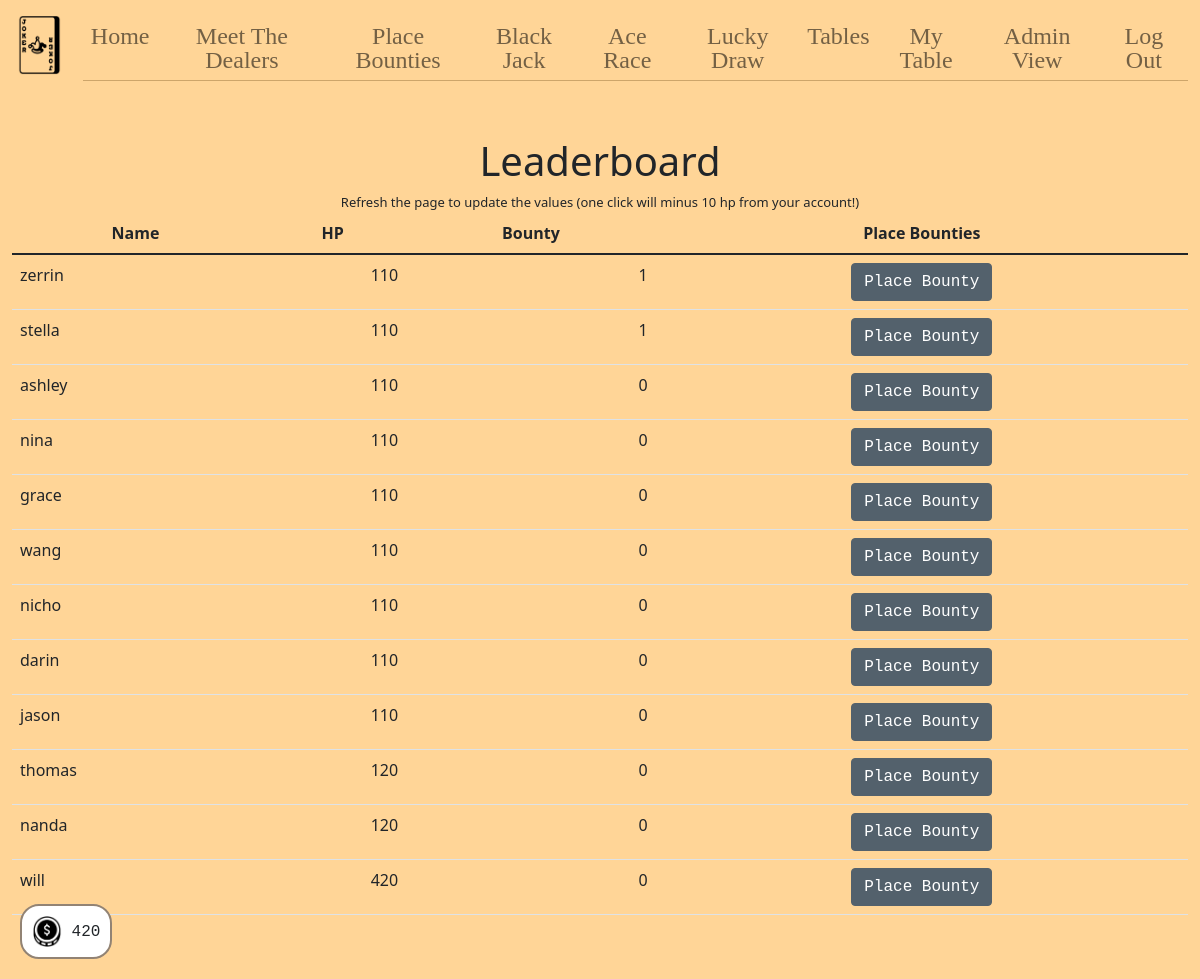
Before: /players (signed in) with the older database file.
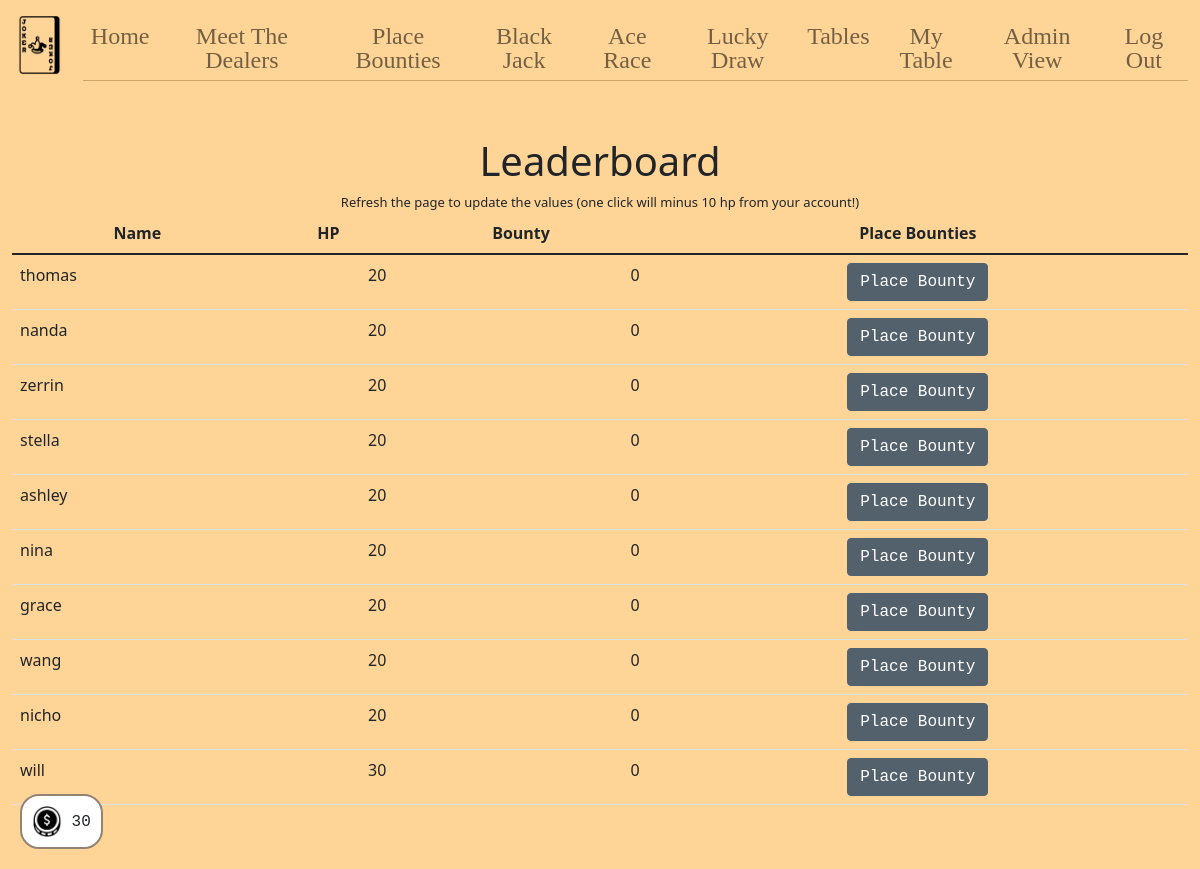
After: the same page with the newer database file.
### tables this page shows
CREATE TABLE users (
  id INTEGER PRIMARY KEY AUTOINCREMENT,
  name TEXT NOT NULL,
  hash TEXT NOT NULL,
  email TEXT,
  hp INTEGER DEFAULT 20 NOT NULL,
  bounty INTEGER DEFAULT 0 NOT NULL,
  lucky INTEGER DEFAULT 0 NOT NULL,
  playing INTEGER DEFAULT 0 NOT NULL,
  dealing INTEGER DEFAULT 0 NOT NULL,
  permission INTEGER DEFAULT 0 NOT NULL,
  poker INTEGER DEFAULT 0 NOT NULL,
  tableid INTEGER DEFAULT 0 NOT NULL
);

### app.py (the view)
@app.route("/players", methods=["GET", "POST"])
@login_required
def players():
    if request.method == "POST":
        id = int(request.form['user_id'])
        rows = db.execute("SELECT * FROM users WHERE id = ?", session["user_id"])
        if rows[0]["hp"] < 10:
            return jsonify({'success': False})
        db.execute("UPDATE users SET hp = hp - 10, lucky = lucky + 10 WHERE id = ?", session["user_id"])
        db.execute("UPDATE users SET bounty = bounty + 1 WHERE id = ?", id)
        rows = db.execute("SELECT * FROM users WHERE id = ?", session["user_id"])
        session["hp"] = rows[0]["hp"]
        hp = session["hp"]
        return jsonify({'success': True, 'hp': hp})
    else:
        players = db.execute("SELECT * FROM users ORDER BY hp")
        rows = db.execute("SELECT * FROM users WHERE id = ?", session["user_id"])
        session["hp"] = rows[0]["hp"]
        return render_template("players.html", players=players)

### app.py (called while the page is built)
@app.after_request
def after_request(response):
    response.headers["Cache-Control"] = "no-cache, no-store, must-revalidate"
    response.headers["Expires"] = 0
    response.headers["Pragma"] = "no-cache"
    return response

### helpers.py (called while the page is built)
def login_required(f):
    @wraps(f)
    def decorated_function(*args, **kwargs):
        if session.get("user_id") is None:
            return redirect("/login")
        return f(*args, **kwargs)
    return decorated_function

### templates/players.html (shortened to what this page needs)
{% extends "layout.html" %}
{% block main %}
    <h1>Leaderboard</h1>
    <div class="small">
        Refresh the page to update the values (one click will minus 10 hp from your account!)
    </div>
    <div class="table-borderless table-responsive">
    <table class="table">
        <thead>
            <tr>
                <th>Name</th>
                <th>HP</th>
                <th>Bounty</th>
                <th>Place Bounties</th>
            </tr>
        </thead>
        <tbody>
    {% for player in players %}
        <tr class="">
            <td class="text-start">{{ player["name"] }}</td>
            <td class="text-end">{{ player["hp"] }}</td>
            <td class="text-end"> {{ player["bounty"] }} </td>
            <td><button class="btn btn-primary btn-updated" onClick="placeBounty({{ player["id"] }})">Place Bounty</button></td>
        </tr>
    {% endfor %}
    </tbody>
    </table>
</div>
{% endblock %}
{% block footer %}
    <div id="value-container"><img class="img-fluid money" src="/static/money.png"> {{ session["hp"] }} </div>
{% endblock %}

### templates/layout.html (shortened to what this page needs)
<!DOCTYPE html>
<html lang="en">
    <head>
        <link href="https://cdn.jsdelivr.net/npm/bootstrap@5.1.3/dist/css/bootstrap.min.css" rel="stylesheet">
        <link href="/static/styles.css" rel="stylesheet">
        <link href="/static/popups.css" rel="stylesheet">
    </head>
    <body>
        <nav class="bg-light navbar navbar-expand-md navbar-light">
            <div class="container-fluid">
                <a class="navbar-brand" href="/"><img class="img-fluid jokerimg" src="/static/poker-cards.png"></a>
                <div class="collapse navbar-collapse" id="navbar">
                    {% if session["admin"] == 1 %}
                        <ul class="navbar-nav me-auto mt-2 text-center navfont">
                            <li class="nav-item"><a class="nav-link" href="/home">Home</a></li>
                            <li class="nav-item"><a class="nav-link" href="/dealers">Meet The Dealers</a></li>
                            <li class="nav-item"><a class="nav-link" href="/players">Place Bounties</a></li>
                            <li class="nav-item"><a class="nav-link" href="/blackjack">Black Jack</a></li>
                            <li class="nav-item"><a class="nav-link" href="/acerace">Ace Race</a></li>
                            <li class="nav-item"><a class="nav-link" href="/lottery">Lucky Draw</a></li>
                            <li class="nav-item"><a class="nav-link" href="/tables">Tables</a></li>
                            <li class="nav-item"><a class="nav-link" href="/myTable">My Table</a></li>
                            <li class="nav-item"><a class="nav-link" href="/admin">Admin View</a></li>
                        </ul>
                        <ul class="navbar-nav ms-auto mt-2 text-center navfont">
                            <li class="nav-item"><a class="nav-link" href="/logout">Log Out</a></li>
                        </ul>
                    {% endif %}
                </div>
            </div>
        </nav>
        <main class="container-fluid py-5 text-center">
            {% block main %}{% endblock %}
        </main>
    </body>
    <footer>
        {% block footer %}{% endblock %}
    </footer>
</html>

### static/styles.css (style rules this page uses)
nav .navbar-brand { font-size: xx-large; }
.small { font-size: small; }
.btn-updated { background-color:#53616C; border-color:#53616C; font-family: monospace; }
.bg-light { --bs-bg-opacity: 0; }
.container-fluid { background-color: #FFD597; }
body { background-color: #FFD597; }
.jokerimg { x: 10; width: 60px; height: 60px; }
.money { width: 30px; height: 30; }
.navbar-nav li { border-bottom: 1px solid #CDA56A; }
.navbar-nav li a { color: #924828; }
.navfont { color: #924848; font-family: Poppins; font-style: bold; font-size: 24px; line-height: 36px; line-height: 100%; letter-spacing: 4%; }

### static/popups.css (style rules this page uses)
#value-container { position: fixed; bottom: 20px; left: 20px; padding: 10px; background-color: #FFFFFF; border-radius: 19px; border: 2px solid #928374; font-family: monospace; }

Changed rows visible on the page:
removed users: name "darin", hp "110", bounty "0"
removed users: name "jason", hp "110", bounty "0"
changed users "thomas": hp "120" → "20"; moves up the list
changed users "nanda": hp "120" → "20"; moves up the list
changed users "zerrin": hp "110" → "20"; bounty "1" → "0"
changed users "stella": hp "110" → "20"; bounty "1" → "0"
changed users "ashley": hp "110" → "20"
changed users "nina": hp "110" → "20"
changed users "grace": hp "110" → "20"
changed users "wang": hp "110" → "20"
changed users "nicho": hp "110" → "20"
changed users "will": hp "420" → "30"; hp "420" → (not shown)
Other visible differences:
{{ session["hp"] }}: (not shown) → "30"
